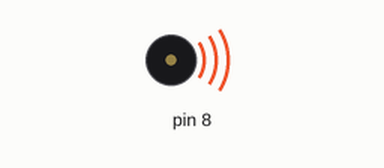
The sketch below on a simulated Arduino Uno, built with avr-gcc and run on an emulated ATmega328P. Parts: buzzer (waves = sounding).

Above: at 0.1 s.
At 4.3 s:
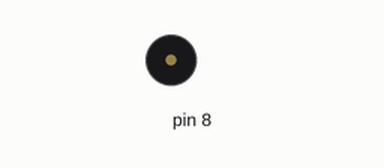
Timing chart, 0 to 5.8 s (numbered marks = the images above):
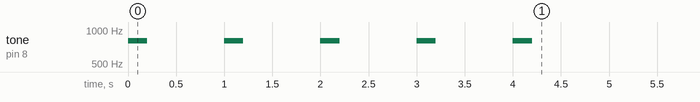

The sketch:

week03_2_for_5_times.ino
```cpp
// week03_2_for_5_times

void setup() {
  // put your setup code here, to run once:
  pinMode(8, OUTPUT);  // 負責發聲
  for (int i = 1; i <= 5; i++) {
    tone(8, 800, 200);  // 腳位8, 頻率800Hz, 發聲200毫秒
    delay(1000);        // 等待1秒
  }
}

void loop() {
  // put your main code here, to run repeatedly:
}
```
